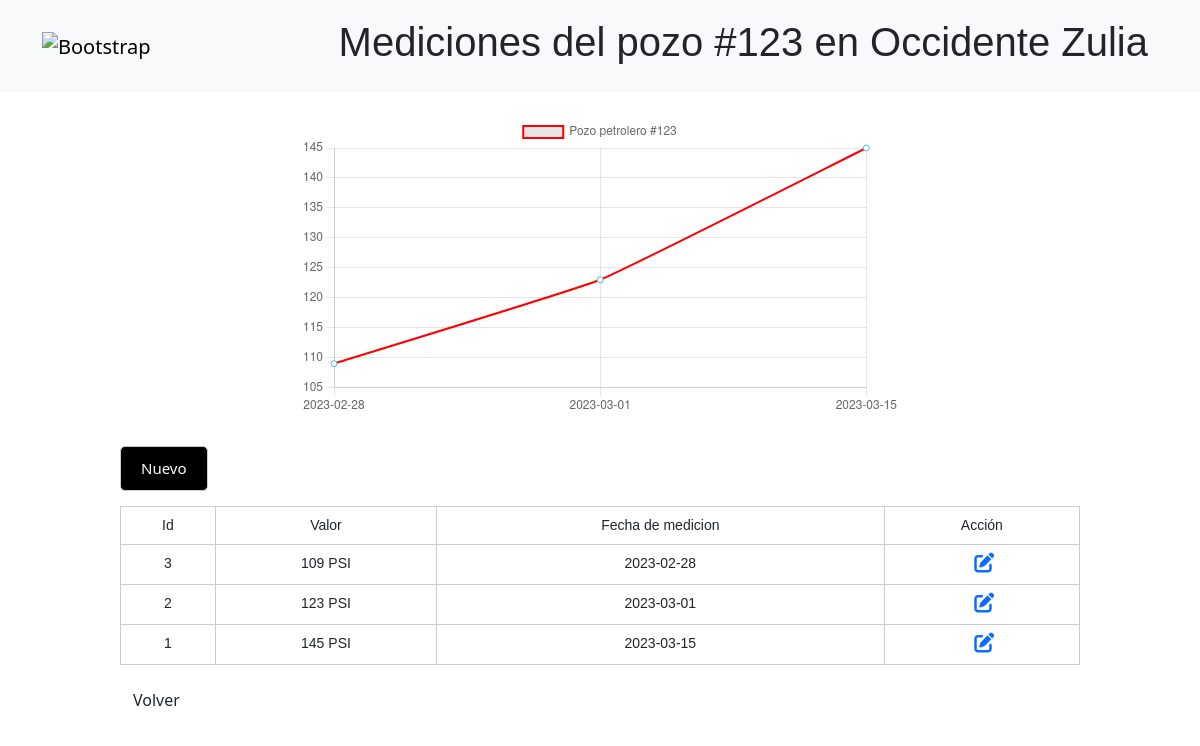
/mediciones.php?id=1, run on the app's committed database.
### tables this page shows
CREATE TABLE `pozos` (
  `id_pozo` int(5) NOT NULL,
  `numberp` int(5) DEFAULT NULL,
  `locationp` varchar(20) DEFAULT NULL,
  `depth` int(10) DEFAULT NULL
);

CREATE TABLE `mediciones` (
  `id_medicion` int(5) NOT NULL,
  `pozo` int(5) NOT NULL,
  `medicion` int(10) DEFAULT NULL,
  `fecha` date DEFAULT NULL
);

### bdd.php (called while the page is built, shortened)
<?php
    $con = mysqli_connect("localhost","root","","ejercicio4");
    function peticion($peticion) {
        global $con;
        $respuesta = mysqli_query($con, $peticion) or die ('Error: ' . mysqli_error($con));
        return $respuesta;
    }
?>

### mediciones.php (the view, shortened to what this page needs)
<?php
include_once("./bdd.php");
if ($_SERVER['REQUEST_METHOD'] === 'GET') {
    if (isset($_GET['id']) && !empty($_GET['id'])) {
        $peticion = peticion("SELECT * FROM pozos WHERE id_pozo = '{$_GET['id']}'");
        $pozo = mysqli_fetch_array($peticion);
        $peticion2 = peticion("SELECT * FROM mediciones WHERE pozo = '{$_GET['id']}' ORDER BY fecha");
        $datosmediciones = [];
        $fechas = [];
        $valores = [];
        if (mysqli_num_rows($peticion2) > 0) {
            while ($array = mysqli_fetch_array($peticion2)) {
                array_push($datosmediciones, $array);
                array_push($fechas, $array['fecha']);
                array_push($valores, $array['medicion']);
            }
        }
    }
}
?>
<!DOCTYPE html>
<html lang="es">
<head>
    <link rel="stylesheet" href="./assets/css/style.css?v=<?php echo time(); ?>">
    <link href="https://cdn.jsdelivr.net/npm/bootstrap@5.3.0-alpha1/dist/css/bootstrap.min.css" rel="stylesheet">
    <link rel="stylesheet" href="https://cdnjs.cloudflare.com/ajax/libs/font-awesome/6.3.0/css/all.min.css">
</head>
<body>
    <nav class="navbar bg-body-tertiary">
        <div class="container">
            <a class="navbar-brand" href="./index.php">
                <img src="./assets/img/logo.png" alt="Bootstrap" width="100%" height="50">
            </a>
            <h1>Mediciones del pozo #<?php echo $pozo['numberp'] . ' en ' .  $pozo['locationp']; ?></h1>
        </div>
    </nav>
    <br>
    <div class="chart-container" style="width: 600px; height: 300px;">
        <canvas id="lineChart"></canvas>
    </div>
    <script>
        const CHART = document.getElementById('lineChart');
        let lineChart = new Chart(CHART, {
            type: 'line',
            data: {
                labels: [<?php echo '"' . implode('","',  $fechas) . '"' ?>],
                datasets: [{
                    label: 'Pozo petrolero #<?php echo $pozo['numberp']; ?>',
                    data: [<?php echo '"' . implode('","',  $valores) . '"' ?>],
                    fill: false,
                    borderColor: 'rgb(255, 0, 0)',
                    borderWidth: 2,
                    pointBackgroundColor: 'white',
                    pointBorderColor: 'rgb(75, 192, 192)',
                    pointBorderWidth: 1,
                    pointRadius: 3,
                    pointHitRadius: 10,
                    tension: 0.1,
                }]
            },
            options: {
                legend: {
                    position: 'top',
                    labels: {
                        fontColor: 'black',
                        fontSize: 14,
                        boxWidth: 20,
                    },
                },
                scales: {
                    xAxes: [{
                        ticks: {
                            fontColor: 'black',
                            fontSize: 12,
                        },
                    }],
                    yAxes: [{
                        ticks: {
                            fontColor: 'black',
                            fontSize: 12,
                        },
                        scaleLabel: {
                            display: true,
                            labelString: 'Valor de la medición',
                            fontColor: 'black',
                            fontSize: 14,
                        },
                    }]
                },
            },
        });
    </script>
    <div class="contenedor">
        <div class="barra__buscador">
            <form action="" class="formulario" method="post">
                <a href="./insert_medicion.php?id=<?php echo $pozo['id_pozo'] ?>" class="btn btn__nuevo">Nuevo</a>
            </form>
        </div>
        <table class="table table-hover">
            <?php if (count($datosmediciones) > 0) : ?>
                <thead>
                    <tr class="head">
                        <td>Id</td>
                        <td>Valor</td>
                        <td>Fecha de medicion</td>
                        <td>Acción</td>
                    </tr>
                </thead>
                <tbody>
                    <?php foreach ($datosmediciones as $mediciones) : ?>
                        <tr class="tabla">
                            <td><?= $mediciones['id_medicion'] ?></td>
                            <td><?= $mediciones['medicion'] . ' PSI' ?></td>
                            <td><?= $mediciones['fecha'] ?></td>
                            <td>
                                <a href="./edit_medicion.php?id=<?= $mediciones['id_medicion'] ?>"><i class="fa-solid fa-pen-to-square"></i></a>
                            </td>
                        </tr>
                    <?php endforeach; ?>
                </tbody>
            <?php else : ?>
                <h3>No se encontraron mediciones para este pozo.</h3>
            <?php endif; ?>
        </table>
        <a href="./index.php" class="btn btn__volver">Volver</a>
    </div>
</body>
</html>

### assets/css/style.css (style rules this page uses)
* { padding: 0; margin: 0; box-sizing: border-box; }
body { font-family:'Arial', sans-serif; font-size: 16px; }
a { text-decoration: none; }
h1 { font-size: 30px; text-align: center; font-family: sans-serif; padding:10px; margin-top: 20px; }
.contenedor { width: 80%; max-width: 1000px; margin: 30px auto; overflow: hidden; }
.formulario { display: flex; width: 100%; overflow: hidden; }
form .btn { border: 1px solid #ccc; border-radius: 5px; box-shadow: 0 1px 1px rgba(0, 0, 0, 0.75) inset; color: #fff; display: block; font-size: 14px; background: rgb(0, 0, 0); margin-bottom: 15px; padding: 10px 20px; margin-right: 10px; outline: medium none; font-size: 15px; text-align: center; }
i { font-size: 20px; margin-left: 5px; }
table { width: 100%; border-collapse: collapse; }
table .head { background-color: #be0000; color: #ffffff; }
table .head td { font-family: 'Arial', sans-serif; text-align: center; }
table tr td { border: 1px solid #ccc; padding: 10px; font-size: 14px; }
.tabla { background-color: #fff; font-size: 14px; font-family: Arial; text-align: center; }
.chart-container { margin: 0 auto; width: 80%; }

### data on the page
pozos: numberp "123", locationp "Occidente Zulia"
mediciones: id_medicion "3", medicion "109", fecha "2023-02-28"
mediciones: id_medicion "2", medicion "123", fecha "2023-03-01"
mediciones: id_medicion "1", medicion "145", fecha "2023-03-15"

### other printed values
chart data {{ implode('","',  $fechas) }} 2023-02-28","2023-03-01","2023-03-15
chart data {{ $pozo['numberp'] }} 123
chart data {{ implode('","',  $valores) }} 109","123","145
